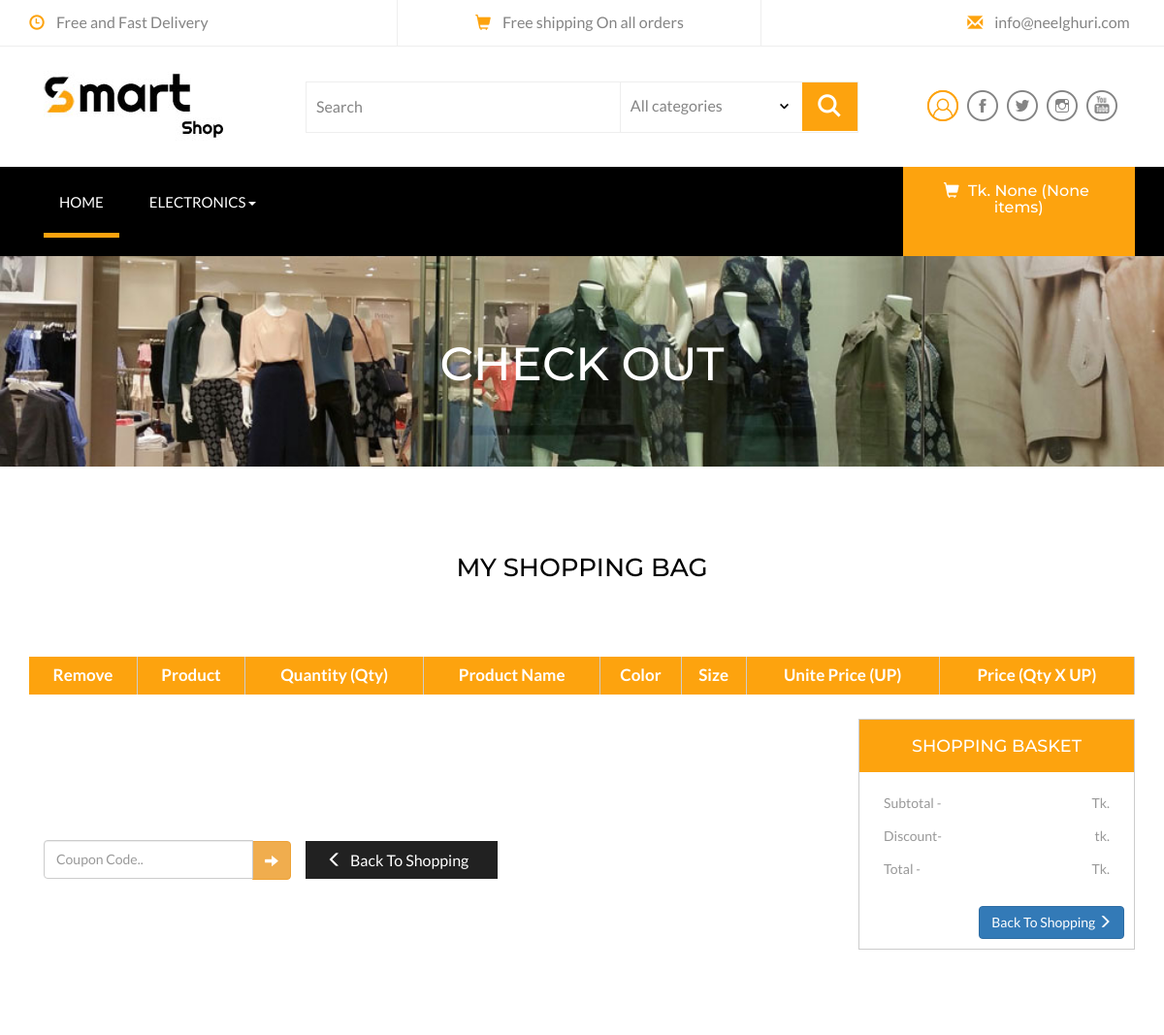
Before: /order/cart-view/ (signed in, upper part) with the older database file.
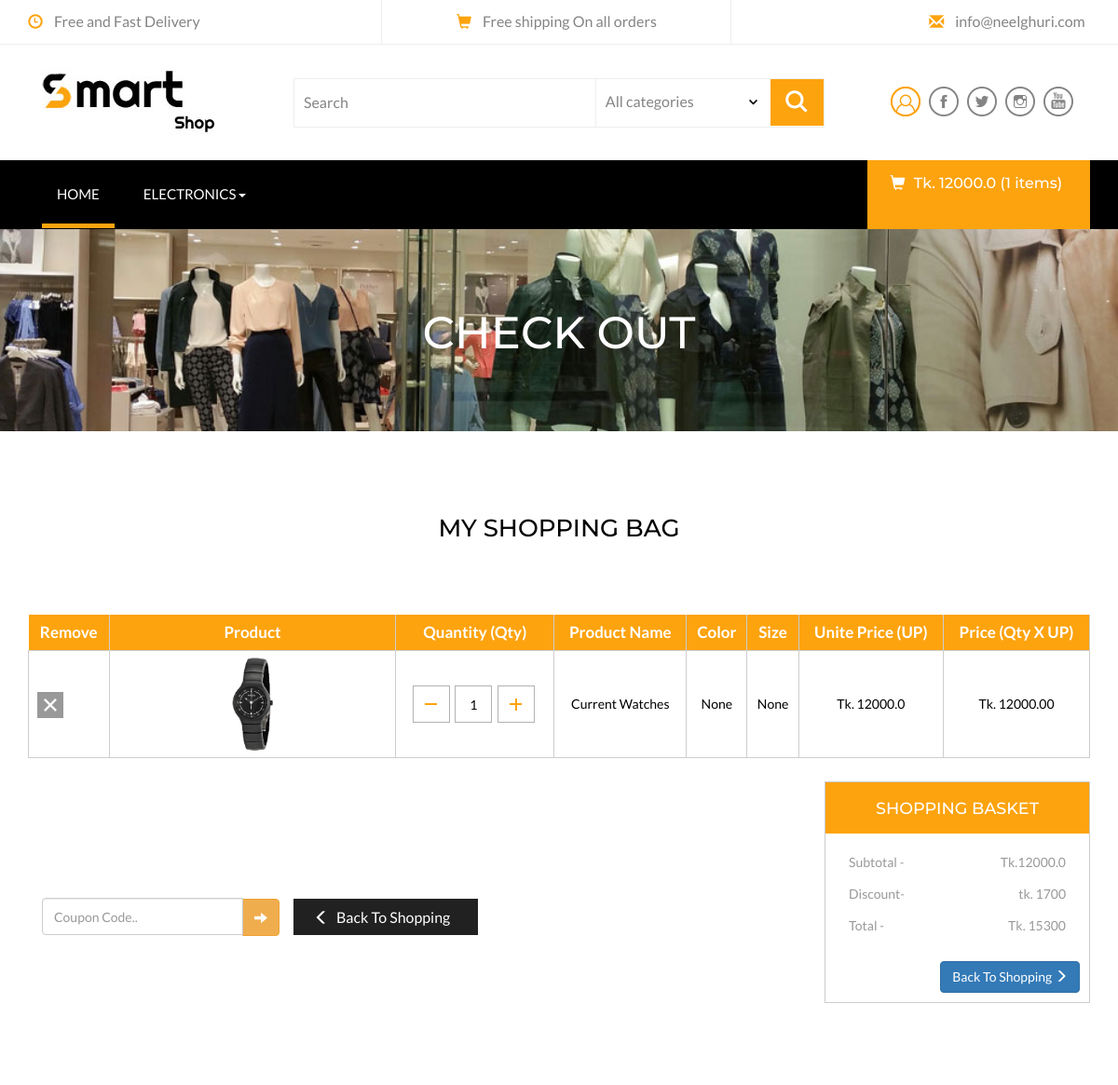
After: the same page with the newer database file.
### store/models.py (models this page shows, shortened)
class Category(models.Model):
    name=models.CharField(max_length=50,blank=False,null=False)
    image = models.ImageField(upload_to='category',blank=True,null=True)
    parent=models.ForeignKey("self",related_name="children", on_delete=models.CASCADE,max_length=50,blank=True,null=True)
    createddate=models.DateField(auto_now_add=True)
    class Meta:
        ordering=['-createddate']
        verbose_name_plural="Categories"

class Product(models.Model):
    name = models.CharField(max_length=250,blank=False,null=False)
    category=models.ForeignKey(Category, related_name="category", on_delete=models.CASCADE)
    preview_desc = models.CharField(max_length=255,verbose_name="Sort decription")
    description = models.TextField(max_length=1000,verbose_name="Decription")
    images=models.ImageField(upload_to='products', blank=False,null=False)
    price = models.FloatField()
    old_price=models.FloatField(default=0.00,blank=True,null=True)
    is_stock=models.BooleanField(default=True)
    slug=models.SlugField(unique=True)
    createdate=models.DateTimeField(auto_now_add=True)
    class Meta:
        ordering=['-createdate']

class VariationValue(models.Model):
    variation= models.CharField(max_length=50, choices=VARIATIONS_TYPE)
    name=models.CharField(max_length=50)
    product=models.ForeignKey(Product, on_delete=models.CASCADE)
    price=models.IntegerField()
    createdate=models.DateTimeField(auto_now_add=False)
    objects=VariationsManager()

### order/models.py (models this page shows, shortened)
class Order(models.Model):
    PAYMENT_METHOD=(
        ('Cash on Delivery','Cash on Delivery'),
        ('PayPal','PayPal'),
        ('SSLcommerz','SSLcommerz'),
    )
    user = models.ForeignKey(User, on_delete=models.CASCADE)
    orderitems= models.ManyToManyField(Cart)
    ordered=models.BooleanField(default=False)
    created=models.DateField(auto_now_add=True)
    paymentId=models.CharField(max_length=250,blank=True,null=True)
    orderId=models.CharField(max_length=250,blank=True,null=True)
    payment_method=models.CharField(max_length=30,choices=PAYMENT_METHOD,default='Cash on Delivery')
    def get_totals(self):
        total=0
        for order_item in self.orderitems.all():
            if order_item.variation_total():
                total+= float(order_item.variation_total())
            elif order_item.variationPriceOfSingleProduct():
                total+= float(order_item.variationPriceOfSingleProduct())
            else:
                total += float(order_item.get_total())
        return total

class Cart(models.Model):
    user = models.ForeignKey(User, related_name='cart', on_delete=models.CASCADE)
    item=models.ForeignKey(Product, on_delete=models.CASCADE)
    quantity=models.IntegerField(default=1)
    size=models.CharField(max_length=50,blank=True,null=True)
    color=models.CharField(max_length=100,blank=True,null=True)
    purchased=models.BooleanField(default= False)
    createdate=models.DateField(auto_now_add=True)
    updatedate=models.DateField(auto_now=True)
    def get_total(self):
        total=self.item.price*self.quantity
        float_total= format(total,'0.2f')
        return float_total
    def variationPriceOfSingleProduct(self):
        sizes=VariationValue.objects.filter(variation='size',product=self.item)
        colors=VariationValue.objects.filter(variation='color',product=self.item)
        for size in sizes:
            if colors.exists():
                color_price=0
                for color in colors:
                    if color.name==self.color:
                        color_price = color.price
                if size.name==self.size:
                    total=size.price + color_price
                    net_total=total
                    float_total=format(net_total,'0.2f')
                    return float_total
            else:
                if size.name==self.size:
                    total=size.price
                    float_total=format(total,'0.2f')
                    return float_total
    def variation_total(self):
        sizes=VariationValue.objects.filter(variation='size',product=self.item)
        colors=VariationValue.objects.filter(variation='color',product=self.item)
        for size in sizes:
            if colors.exists():
                color_qt_price=0
                for color in colors:
                    if color.name==self.color:
                        color_price=color.price
                        color_qt_price=color_price*self.quantity
                if size.name == self.size:
                    total = size.price*self.quantity
                    net_total = total+color_qt_price
                    float_total=format(net_total,'0.2f')
                    return float_total
            else:
                if size.name==self.size:
                    total= size.price*self.quantity
                    float_total = format(total,'0.2f')
                    return float_total

### order/views.py (the view, shortened to what this page needs)
# urls.py: path('cart-view/', views.cartView, name='cart'),
def cartView(request):
    carts = Cart.objects.filter(user=request.user,purchased = False)
    orders = Order.objects.filter(user=request.user, ordered = False)
    if carts.exists() and orders.exists():
        order = orders[0]
        coupon_form=CouponCodeForm(request.POST)
        request.session['discount_amount']=1700
        request.session['total_price_after_discount']=15300
        total_price_after_discount=request.session.get('total_price_after_discount')
        code=request.session.get('coupon_code')
        discount_amount=request.session.get('discount_amount')
        context={
            'carts':carts,
            'orders':orders[0],
            'coupon_form':coupon_form,
            'total_price_after_discount':total_price_after_discount,
            'discount_amount':discount_amount,
            'coupon_code':code,
        }
        return render(request,'frontend/cart_view.html',context);
    else:
       return render(request,'frontend/cart_view.html',{});

### order/templatetags/cart_product.py (called while the page is built)
@register.filter
def cart_total(user):
    total=Order.objects.filter(user=user,ordered=False)
    if total.exists():
        return total[0].get_totals()
    else:
        0

@register.filter
def cart_count(user):
    total_item=Order.objects.filter(user=user,ordered=False)
    if total_item.exists():
            return total_item[0].orderitems.count()
    else:
        0

### store/templatetags/category.py (called while the page is built)
@register.filter
def category(user):
        cat=Category.objects.filter(parent=None)
        return cat

### templates/frontend/cart_view.html (shortened to what this page needs)
{% extends 'base.html' %}
{% block main_cotents %}
<div class="page-head">
	<div class="container">
		<h3 style="color:#fff">Check Out</h3>
	</div>
</div>
<div class="checkout">
	<div class="container">
		<h3>My Shopping Bag</h3>
		<div class="table-responsive checkout-right animated wow slideInUp" data-wow-delay=".5s">
			<table class="timetable_sub">
				<thead>
					<tr>
						<th>Remove</th>
						<th>Product</th>
						<th>Quantity (qty)</th>
						<th>Product Name</th>
						<th>Color</th>
						<th>Size</th>
						<th>Unite Price (UP)</th>
						<th>Price (qty x UP)</th>
					</tr>
				</thead>
				{% for cart in carts  %}
					<tr class="rem{{ forloop.counter }}">
						<td class="invert-closeb">
							<div class="rem">
								<a href="{% url 'order:remove-item' pk=cart.item.pk %}">
									<div class="close{{ forloop.counter }}"></div>
								</a>
							</div>
						</td>
						<td class="invert-image"><a href="single.html"><img src="{{cart.item.images.url}}" alt=" " class="img-responsive" /></a></td>
						<td class="invert">
							 <div class="quantity">
								<div class="quantity-select">
									<a href="{% url 'order:decrease-item' pk=cart.item.pk %}">
										<div class="entry value-minus">&nbsp;</div>
									</a>
									<div class="entry value"><span>{{cart.quantity}}</span></div>
									<a href="{% url 'order:increase-item' pk=cart.item.pk %}">
										<div class="entry value-plus active">&nbsp;</div>
									</a>
								</div>
							</div>
						</td>
						<td class="invert">{{cart.item.name}}</td>
						<td class="invert">{{cart.color}}</td>
						<td class="invert">{{cart.size}}</td>
						<td class="invert">Tk.
							{% if cart.variationPriceOfSingleProduct %}
								{{ cart.variationPriceOfSingleProduct }}
							{% else %}
								{{cart.item.price}}
							{% endif %}
						</td>
						<td class="invert">Tk.
						{% if cart.variation_total %}
							{{ cart.variation_total }}
						{% else %}
							{{cart.get_total}}
						{% endif %}
						</td>
					</tr>
					{% endfor %}
			</table>
		</div>
		<div class="checkout-left">
				<div class="checkout-right-basket animated wow slideInRight" data-wow-delay=".5s">
					<div class="col-lg-3 in-gp-tb">
						<form method="POST" action="">
							<div class="input-group" style="margin-top:-10px" >
							<input type="text" class="form-control" placeholder="Coupon Code.." name="code" style="height:40px">
							<span class="input-group-btn">
								<button class="btn btn-warning glyphicon glyphicon glyphicon-arrow-right" type="submit" style="height:40px;border-radius:none"></button>
							</span>
							</div>
						</form>
					</div>
					<a href="{% url 'order:cart' %}"><span class="glyphicon glyphicon-menu-left" aria-hidden="true"></span>Back To Shopping</a>
				</div>
				<div class="checkout-left-basket animated wow slideInLeft" data-wow-delay=".5s" style="margin-top:-185px">
					<h4>Shopping basket</h4>
					<ul>
						<li>Subtotal <i>-</i> <span>Tk.{{orders.get_totals}}</span></li>
						<li>Discount<i>-</i>
							<span>tk.
								{% if discount_amount %}
									{{discount_amount}}
								{% endif %}
							</span>
						</li>
						<li>Total <i>-</i> <span>Tk.
							{% if total_price_after_discount %}
								{{total_price_after_discount}}
							{% else %}
								{{orders.get_totals}}
							{% endif %}
						</span></li>
					</ul>
					<a href="{% url 'payment:checkout' %}" class="btn btn-primary pull-right" style="margin:10px;">Back To Shopping <span class="glyphicon glyphicon-menu-right" aria-hidden="true"></span></a>
				</div>
				<div class="clearfix"> </div>
			</div>
	</div>
</div>
{% endblock %}

### templates/base.html (shortened to what this page needs)
<!DOCTYPE html>
<html>
<head>
{% load category %}
{% load cart_product %}
{% load static %}
<link href="{% static 'assets/css/bootstrap.css' %}" rel="stylesheet" type="text/css" media="all" />
<link rel="stylesheet" href="{% static 'assets/css/flexslider.css' %}" type="text/css" media="screen" />
<link href="{% static 'assets/css/style.css' %}" rel="stylesheet" type="text/css" media="all" />
<link href="{% static '/css/pignose.layerslider.css' %}" rel="stylesheet" type="text/css' %}" media="all" />
</head>
<body>
<div class="header">
	<div class="container">
		<ul>
			<li><span class="glyphicon glyphicon-time" aria-hidden="true"></span>Free and Fast Delivery</li>
			<li><span class="glyphicon glyphicon-shopping-cart" aria-hidden="true"></span>Free shipping On all orders</li>
			<li><span class="glyphicon glyphicon-envelope" aria-hidden="true"></span><a href="mailto:info@neelghuri.com">info@neelghuri.com</a></li>
		</ul>
	</div>
</div>
<div class="header-bot">
	<div class="container">
		<div class="col-md-3 header-left">
			<h1><a href="index.html"><img src="{% static 'assets/images/logo3.jpg' %}"></a></h1>
		</div>
		<div class="col-md-6 header-middle">
			<form>
				<div class="search">
					<input type="search" value="Search" onfocus="this.value = '';" onblur="if (this.value == '') {this.value = 'Search';}" required="">
				</div>
				<div class="section_room">
					<select id="country" onchange="change_country(this.value)" class="frm-field required">
						<option value="null">All categories</option>
					</select>
				</div>
				<div class="sear-sub">
					<input type="submit" value=" ">
				</div>
			</form>
		</div>
		<div class="col-md-3 header-right footer-bottom">
			<ul>
				<li><a href="#" class="use1" data-toggle="modal" data-target="#myModal4"><span>Login</span></a>
				</li>
				<li><a class="fb" href="#"></a></li>
				<li><a class="twi" href="#"></a></li>
				<li><a class="insta" href="#"></a></li>
				<li><a class="you" href="#"></a></li>
			</ul>
		</div>
	</div>
</div>
<div class="ban-top">
	<div class="container">
		<div class="top_nav_left">
			<nav class="navbar navbar-default">
			  <div class="container-fluid">
				<div class="collapse navbar-collapse menu--shylock" id="bs-example-navbar-collapse-1">
				  <ul class="nav navbar-nav menu__list">
					<li class="active menu__item menu__item--current"><a class="menu__link" href="index.html">Home <span class="sr-only">(current)</span></a></li>
					{% for cat in request.user|category %}
						{% if not cat.children.all %}
					<li class=" menu__item"><a class="menu__link" href="electronics.html">{{cat.name}}</a></li>
					{% else %}
					<li class="dropdown menu__item">
						<a href="#" class="dropdown-toggle menu__link" data-toggle="dropdown" role="button" aria-haspopup="true" aria-expanded="false">{{cat.name}}<span class="caret"></span></a>
					</li>
					{% endif%}
					{% endfor %}
				  </ul>
				</div>
			  </div>
			</nav>
		</div>
		<div class="top_nav_right">
			<div class="cart box_1">
					<a href="{% url 'order:cart' %}">
						{% if request.user.is_authenticated %}
						<h3> <div class="total">
								<i class="glyphicon glyphicon-shopping-cart" aria-hidden="true"></i>
								Tk. {{ request.user|cart_total}} ({{ request.user|cart_count}} items)
							</div>
						</h3>
						<p><a href="javascript:;" class="simpleCart_empty">&nbsp;</a></p>
						{% endif %}
					</a>
			</div>
		</div>
		<div class="clearfix"></div>
	</div>
</div>
{% block main_cotents %} {% endblock main_cotents %}
</body>
</html>

Changed rows visible on the page:
added Cart: item.images (picture), quantity "1", item.name "Current Watches", color "None", size "None", item.price "12000.0", get_total "12000.00"
added Order: get_totals "12000.0"
Other visible differences:
{{ request.user|cart_total }}: "None" → "12000.0"
{{ request.user|cart_count }}: "None" → "1"
{{ discount_amount }}: (not shown) → "1700"
{{ total_price_after_discount }}: (not shown) → "15300"
